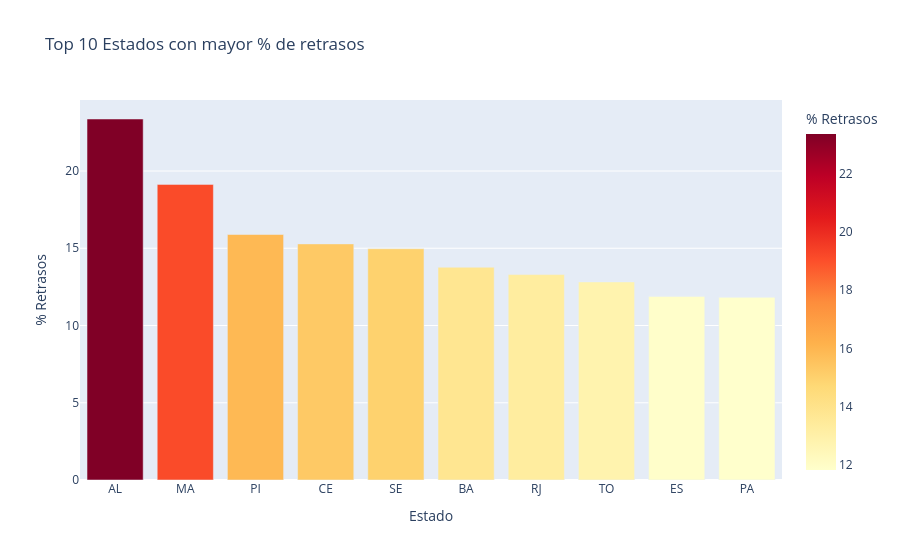

Notebook code for this chart:
### Markdown cell above
## Pregunta 2: ¿Qué estados concentran la mayor proporción de retrasos?
Filtramos estados con más de 100 pedidos para evitar sesgos por bajo volumen.

### Code cell
df_q2 = df.groupby('customer_state')['is_late'].agg(['count', 'mean']).reset_index()
df_q2 = df_q2[df_q2['count'] > 100]
df_q2['porcentaje_tardios'] = df_q2['mean'] * 100
df_q2 = df_q2.sort_values(by='porcentaje_tardios', ascending=False).head(10)

fig2 = px.bar(df_q2, x='customer_state', y='porcentaje_tardios', 
              title="Top 10 Estados con mayor % de retrasos",
              labels={'porcentaje_tardios': '% Retrasos', 'customer_state': 'Estado'},
              color='porcentaje_tardios', color_continuous_scale='YlOrRd')
fig2.show()

### Figure 1 — Plotly figure (JSON) as saved in the notebook; plotly's stock layout.template omitted (floating-point values rounded to 4 significant figures)
{"data": [{"alignmentgroup": "True", "hovertemplate": "Estado=%{x}<br>% Retrasos=%{marker.color}<extra></extra>", "legendgroup": "", "marker": {"color": [23.37, 19.13, 15.89, 15.28, 14.97, 13.77, 13.3, 12.82, 11.88, 11.82], "coloraxis": "coloraxis", "pattern": {"shape": ""}}, "name": "", "offsetgroup": "", "orientation": "v", "showlegend": false, "textposition": "auto", "type": "bar", "x": ["AL", "MA", "PI", "CE", "SE", "BA", "RJ", "TO", "ES", "PA"], "xaxis": "x", "y": [23.37, 19.13, 15.89, 15.28, 14.97, 13.77, 13.3, 12.82, 11.88, 11.82], "yaxis": "y"}], "layout": {"barmode": "relative", "coloraxis": {"colorbar": {"title": {"text": "% Retrasos"}}, "colorscale": [[0, "rgb(255,255,204)"], [0.125, "rgb(255,237,160)"], [0.25, "rgb(254,217,118)"], [0.375, "rgb(254,178,76)"], [0.5, "rgb(253,141,60)"], [0.625, "rgb(252,78,42)"], [0.75, "rgb(227,26,28)"], [0.875, "rgb(189,0,38)"], [1, "rgb(128,0,38)"]]}, "legend": {"tracegroupgap": 0}, "title": {"text": "Top 10 Estados con mayor % de retrasos"}, "xaxis": {"anchor": "y", "domain": [0, 1], "title": {"text": "Estado"}}, "yaxis": {"anchor": "x", "domain": [0, 1], "title": {"text": "% Retrasos"}}}}
